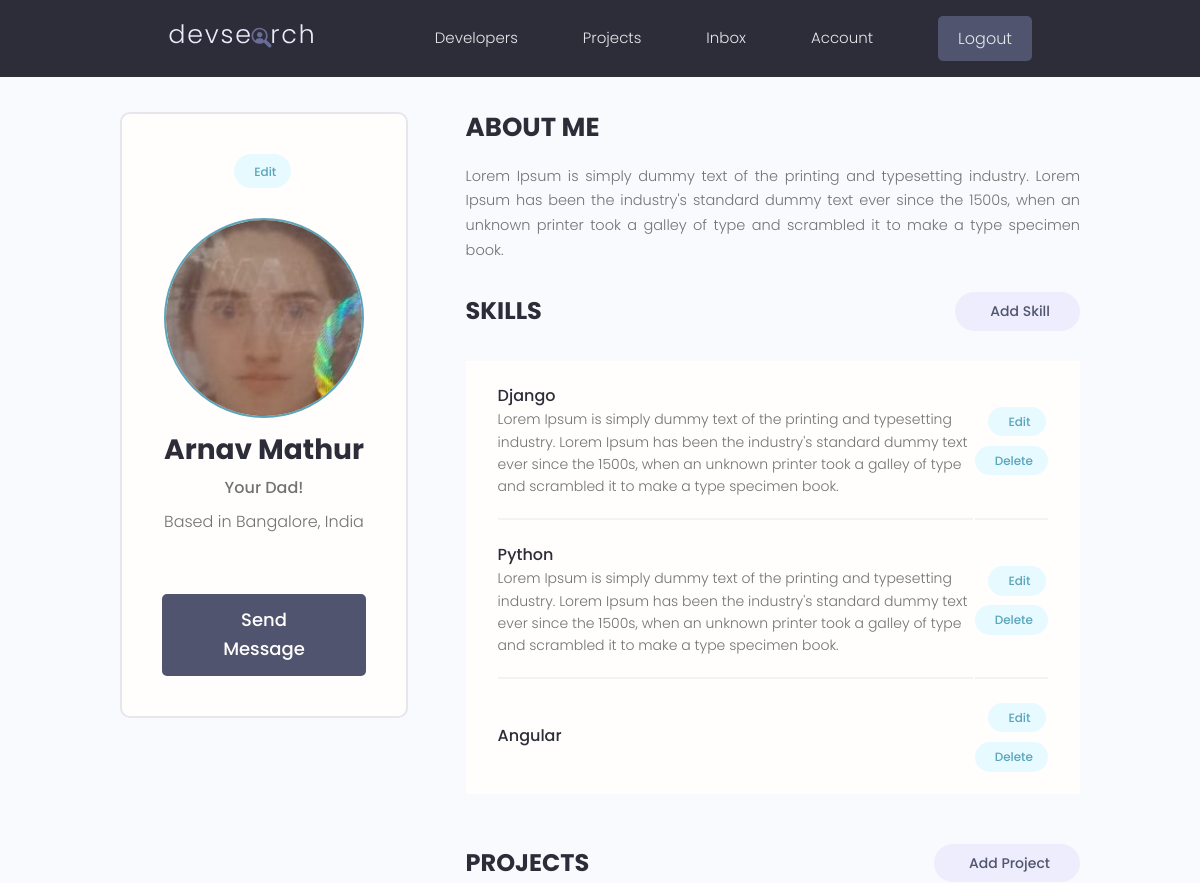
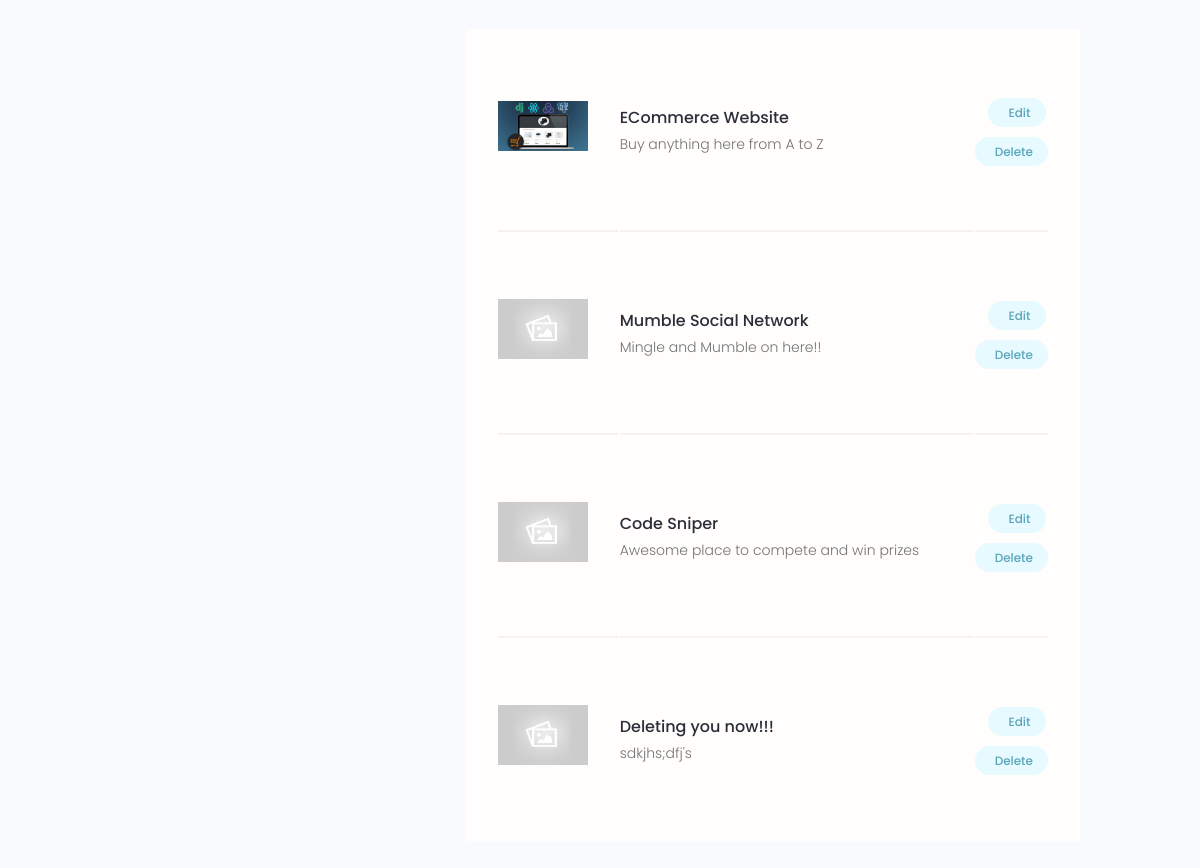
/account/ (signed in), run on the app's committed database (2 pictures, top to bottom).
### users/models.py (models this page shows, shortened)
class Profile(models.Model):
    user = models.OneToOneField(User, on_delete=models.CASCADE, null=True, blank=True)
    name = models.CharField(max_length=200, blank=True, null=True)
    username = models.CharField(max_length=200, blank=True, null=True)
    location = models.CharField(max_length=200, blank=True, null=True)
    email = models.EmailField(max_length=500, blank=True, null=True)
    short_intro = models.CharField(max_length=200, blank=True, null=True)
    bio = models.TextField(blank=True, null=True)
    profile_image = models.ImageField(upload_to='profiles/', default='profiles/user-default.png', null=True, blank=True)
    social_github = models.CharField(max_length=200, blank=True, null=True)
    social_twitter = models.CharField(max_length=200, blank=True, null=True)
    social_linkedin = models.CharField(max_length=200, blank=True, null=True)
    social_youtube = models.CharField(max_length=200, blank=True, null=True)
    social_website = models.CharField(max_length=200, blank=True, null=True)
    created = models.DateTimeField(auto_now_add=True)
    id = models.UUIDField(default=uuid.uuid4, unique=True, primary_key=True, editable=False)

class Skill(models.Model):
    owner = models.ForeignKey(Profile, on_delete=models.CASCADE, null=True, blank=True)
    name = models.CharField(max_length=200, blank=True, null=True)
    description = models.TextField(blank=True, null=True)
    created = models.DateTimeField(auto_now_add=True)
    id = models.UUIDField(default=uuid.uuid4, unique=True, primary_key=True, editable=False)

### projects/models.py (models this page shows, shortened)
class Project(models.Model):
    owner = models.ForeignKey(Profile, null=True, blank=True, on_delete=models.SET_NULL)
    title = models.CharField(max_length=200)
    description = models.TextField(null=True, blank=True)
    featured_image = models.ImageField(default="default.jpg",null=True, blank=True)
    demo_link = models.CharField(max_length=2000, null=True, blank=True)
    source_link = models.CharField(max_length=2000, null=True, blank=True)
    tags = models.ManyToManyField('Tag', blank=True)
    vote_total = models.IntegerField(default=0, null=True, blank=True)
    vote_ratio = models.IntegerField(default=0, null=True, blank=True)
    created = models.DateTimeField(auto_now_add=True)
    id = models.UUIDField(default=uuid.uuid4, unique=True, primary_key=True, editable=False)

### users/views.py (the view)
# urls.py: path('account/', views.userAccount, name='account'),
@login_required(login_url='login')
def userAccount(request):
    profile = request.user.profile
    skills = profile.skill_set.all()
    projects = profile.project_set.all()
    context = {'profile': profile, 'skills' : skills, 'projects': projects}
    return render(request, 'users/account.html', context)

### users/templates/users/account.html (shortened to what this page needs)
{% extends 'main.html' %}
{% block content %}
<main class="settingsPage profile my-md">
  <div class="container">
    <div class="layout">
      <div class="column column--1of3">
        <div class="card text-center">
          <div class="card__body dev">
            <a class="tag tag--pill tag--main settings__btn" href="{% url 'edit-account' %}"> Edit</a>
            <img class="avatar avatar--xl dev__avatar" src="{{ profile.profile_image.url }}" />
            <h2 class="dev__name">{{ profile.name }}</h2>
            <p class="dev__title">{{ profile.short_intro }}</p>
            <p class="dev__location">Based in {{ profile.location }}</p>
            <a href="#" class="btn btn--sub btn--lg">Send Message </a>
          </div>
        </div>
      </div>
      <div class="column column--2of3">
        <div class="devInfo">
          <h3 class="devInfo__title">About Me</h3>
          <p class="devInfo__about">
          {{ profile.bio }}
          </p>
        </div>
        <div class="settings">
          <h3 class="settings__title">Skills</h3>
          <a class="tag tag--pill tag--sub settings__btn tag--lg" href="{% url 'create-skill' %}"> Add Skill</a>
        </div>
        <table class="settings__table">
          {% for skill in skills %}
          <tr>
            <td class="settings__tableInfo">
              <h4>{{skill.name}}</h4>
              <p> {{skill.description}} </p>
            </td>
            <td class="settings__tableActions">
              <a class="tag tag--pill tag--main settings__btn" href="{% url 'update-skill' skill.id %}"> Edit</a>
              <a class="tag tag--pill tag--main settings__btn" href="{% url 'delete-skill' skill.id %}?next=/account">
                Delete</a>
            </td>
          </tr>
          {% endfor %}
        </table>
        <div class="settings">
          <h3 class="settings__title">Projects</h3>
          <a class="tag tag--pill tag--sub settings__btn tag--lg" href="{% url 'create-project' %}"> Add Project</a>
        </div>
        <table class="settings__table">
          {% for project in projects %}
          <tr>
            <td class="settings__thumbnail">
              <a href="{% url 'project' project.id %}"><img src="{{ project.featured_image.url }}" alt="Project Thumbnail" /></a>
            </td>
            <td class="settings__tableInfo">
              <a href="{% url 'project' project.id %}">{{project.title}}</a>
              <p> {{ project.description|slice:"150"}} </p>
            </td>
            <td class="settings__tableActions">
              <a class="tag tag--pill tag--main settings__btn" href="{% url 'update-project' project.id %}"> Edit</a>
              <a class="tag tag--pill tag--main settings__btn" href="{% url 'delete-project' project.id %}?next=/account">
                Delete</a>
            </td>
          </tr>
          {% endfor %}
        </table>
      </div>
    </div>
  </div>
</main>
{% endblock content %}

### static/styles/app.css (style rules this page uses)
:root { --color-sub: #2d2d39; }
.btn--sub { background-color: var(--color-sub-light); }
.card { border: 2px solid var(--color-light); }
img { width: 100%; }
.profile .card > .dev { padding: 4rem; }
.dev__avatar { display: block; margin: auto; }
.dev__name { color: var(--color-sub); font-size: 2.8rem; font-weight: 700; margin-top: 1rem; margin-bottom: 0.5rem; }
.dev__title { font-size: 1.6rem; font-weight: 500; line-height: 1.3; }
.dev__location { margin-top: 1rem; }
.devInfo { margin-bottom: 3rem; }
.devInfo__title, .devInfo__subtitle { font-size: 2.6rem; color: var(--color-sub); text-transform: uppercase; font-weight: 700; margin-bottom: 1.5rem; }
.devInfo__about, .devSkill__info { font-size: 1.45rem; line-height: 1.7; text-align: justify; }
.settingsPage .dev > .settings__btn { display: inline-block; margin-bottom: 3rem; }
.settings { display: flex; justify-content: space-between; align-items: center; }
.settings__title { font-size: 2.4rem; text-transform: uppercase; font-weight: 700; color: var(--color-sub); }
.settings__table { margin-top: 3rem; margin-bottom: 5rem; padding: 0 3rem; background: var(--color-white); }
.settings__table tr { width: 100%; }
.settings__table tr > td { padding: 2rem 0; }
.settings__table tr:not(:last-child) td { border-bottom: 2px solid var(--color-white-light); }
.settings__thumbnail { width: 23%; min-width: 10rem; }
.settings__thumbnail img { padding-right: 3rem; height: 15rem; object-fit: contain; }
.settings__tableInfo { width: 100%; }
.settings__tableInfo h4, .settings__tableInfo a { padding-right: 1rem; width: auto; font-size: 1.6rem; font-weight: 500; color: var(--color-sub); }
.settings__tableInfo p { font-size: 1.4rem; }
.settings__tableActions { text-align: right; }

### static/uikit/styles/modules/_variables.css (style rules this page uses)
:root { --color-main: #5aa5b9; --color-main-light: #e6faff; --color-sub: #3f4156; --color-sub-light: #51546e; --color-sub-lighter: #ededfd; --color-text: #737373; --color-gray: #8b8b8b; --color-light: #e5e7eb; --color-light-gray: #767676; --color-bg: #f8fafd; --color-white: #fffefd; --color-white-light: #f3f3f3; --color-success: #359e64; --color-success-bg: #def8e8; --color-error: #fc4b0b; --color-error-bg: #fff2ee; --font-base: 'Poppins', arial, helvetica, 'Segoe UI', roboto, ubuntu, sans-serif; --font-monospace: 'Fira Code', 'Courier New', courier, monospace; --font-regular: 300; --font-medium: 500; --font-bold: 700; --generic-shadow: 1px 1px 5px #00000010; --generic-transition: all 0.3s ease-in-out; }

### static/uikit/styles/modules/_base.css (style rules this page uses)
* { margin: 0; padding: 0; box-sizing: border-box; text-rendering: optimizeLegibility; color: inherit; font-size: inherit; }
html { font-size: 50%; }
@media only screen and (min-width: 480px) { html { font-size: 56.25%; } }
@media only screen and (min-width: 1200px) { html { font-size: 62.5%; } }
body { line-height: 1.6; font-weight: 400; font-size: 1.5rem; color: var(--color-text); background-color: var(--color-bg); min-height: 100vh; }

### static/uikit/styles/modules/_typography.css (style rules this page uses)
* { font-family: var(--font-base); }
h2 { font-size: 3.6rem; font-weight: var(--font-bold); }
h3 { font-size: 3.2rem; font-weight: var(--font-medium); }
h4 { font-size: 2.8rem; font-weight: var(--font-medium); }
p, span, strong { font-size: 1.6rem; color: var(--color-text); font-weight: var(--font-regular); }
a { padding-bottom: 2px; text-decoration: none; display: inline-block; color: var(--color-main); font-weight: var(--font-medium); }

### static/uikit/styles/modules/_utilities.css (style rules this page uses)
.container { width: 92%; max-width: 165rem; margin: 0 auto; box-sizing: border-box; }
@media screen and (min-width: 1000px) { .container { width: 90%; } }
@media screen and (min-width: 1200px) { .container { width: 80%; } }
.text-center { text-align: center; }
.my-md { margin: 3rem auto; }

### static/uikit/styles/modules/_avatar.css (style rules this page uses)
.avatar { border-radius: 50%; border: 2px solid var(--color-main); object-fit: cover; }
.avatar--xl { height: 20rem; width: 20rem; }

### static/uikit/styles/modules/_button.css (style rules this page uses)
.btn { display: inline-block; position: relative; cursor: pointer; background-color: var(--color-light); font-weight: var(--font-medium); color: var(--color-sub); text-decoration: none; padding: 1rem 2rem; border-radius: 0.5rem; border: none; width: -webkit-fit-content; width: -moz-fit-content; width: fit-content; height: -webkit-fit-content; height: -moz-fit-content; height: fit-content; font-size: 1.6rem; outline-width: 0; outline-color: transparent; -webkit-backface-visibility: hidden; backface-visibility: hidden; transition: all 0.3s ease-in-out; }
.btn--sub { background-color: var(--color-sub); color: var(--color-white); }
.btn--lg { font-size: 1.8rem; padding: 1.2rem 4.5rem; }

### data on the page
Profile: profile_image (picture), name "Arnav Mathur", short_intro "Your Dad!", location "Bangalore, India", bio "Lorem Ipsum is simply dummy text of the printing and typesetting industry. Lorem Ipsum has been the industry's standard dummy text ever since the 1500s, when an unknown printer took a galley of type and scrambled it to make a type specimen book."
Skill: name "Django", description "Lorem Ipsum is simply dummy text of the printing and typesetting industry. Lorem Ipsum has been the industry's standard dummy text ever since the 1500s, when an unknown printer took a galley of type and scrambled it to make a type specimen book."
Skill: name "Python", description "Lorem Ipsum is simply dummy text of the printing and typesetting industry. Lorem Ipsum has been the industry's standard dummy text ever since the 1500s, when an unknown printer took a galley of type and scrambled it to make a type specimen book."
Skill: name "Angular"
Project: featured_image (picture), title "ECommerce Website", description "Buy anything here from A to Z"
Project: featured_image (placeholder picture), title "Mumble Social Network", description "Mingle and Mumble on here!!"
Project: featured_image (placeholder picture), title "Code Sniper", description "Awesome place to compete and win prizes"
Project: featured_image (placeholder picture), title "Deleting you now!!!", description "sdkjhs;dfj's"
